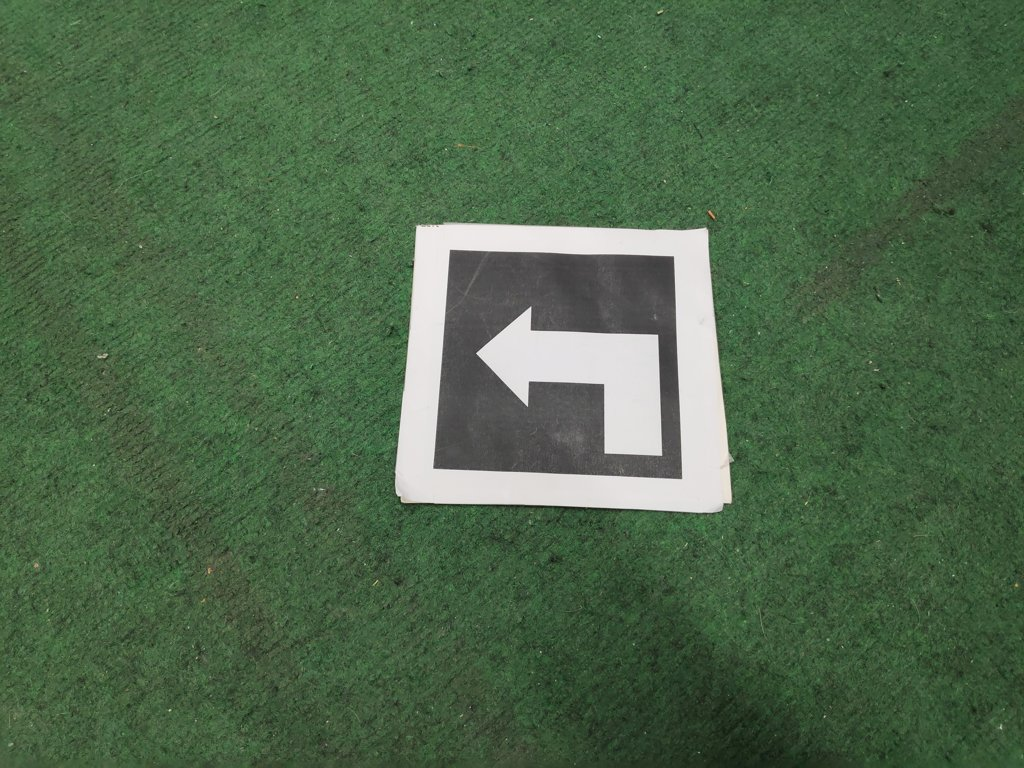
#> input picture arrow-detection/samples/left.jpg, 1024 x 768 px
$ python track_arrows_cv.py --source samples/left.jpg --save out.jpg
#> lines starting #> are read from the running program, lines starting #| are printed output that depends on the picture; after the words box and inside, x2 and y2 are one past the last pixel; in counts of white or black regions, pixels touching at a corner belong together
"""Detect FIRA HuroCup arrow markers (left / right / forward) with classical OpenCV.

Pipeline: grayscale -> Gaussian blur -> Canny edges -> contours -> keep
4-sided polygons (the marker's square border) -> classify the arrow inside
by where the centroid of its largest contour falls (left / middle / right third).

Usage:
    python track_arrows_cv.py                         # webcam 0, press q to quit
    python track_arrows_cv.py --source samples/left.jpg --save out.jpg
"""

import argparse
import time

import cv2

MIN_AREA = 300      # px, smaller contours are noise
BORDER = 15         # px trimmed from the marker box before classifying


def classify_arrow(roi):
    """Return 'Left', 'Right', 'Forward' or 'Unknown' for a cropped marker.

    The centroid rule was drafted with ChatGPT (prompt: "Generate a python
    function that classifies arrow direction (left, right, forward) using
    opencv", 14 Feb 2025) and adapted by the team.
    """
    if roi.size == 0:
        return "Unknown"
    gray = cv2.cvtColor(roi, cv2.COLOR_BGR2GRAY)
    edges = cv2.Canny(gray, 50, 150)
    contours, _ = cv2.findContours(edges, cv2.RETR_TREE, cv2.CHAIN_APPROX_SIMPLE)
    if not contours:
        return "Unknown"
    moments = cv2.moments(max(contours, key=cv2.contourArea))
    if moments["m00"] == 0:
        return "Unknown"
    cx = moments["m10"] / moments["m00"]
    width = roi.shape[1]
    if cx < width / 3:
        return "Left"
    if cx > 2 * width / 3:
        return "Right"
    return "Forward"


def detect_arrows(frame):
    """List of ((x, y, w, h), label) for every marker found in a BGR frame."""
    gray = cv2.cvtColor(frame, cv2.COLOR_BGR2GRAY)
    edges = cv2.Canny(cv2.GaussianBlur(gray, (5, 5), 0), 200, 255)
    contours, _ = cv2.findContours(edges, cv2.RETR_LIST, cv2.CHAIN_APPROX_NONE)

    detections = []
    for contour in contours:
        if cv2.contourArea(contour) < MIN_AREA:
            continue
        approx = cv2.approxPolyDP(contour, 0.01 * cv2.arcLength(contour, True), True)
        if len(approx) != 4:
            continue
        x, y, w, h = cv2.boundingRect(approx)
        roi = frame[y + BORDER:y + h - BORDER, x + BORDER:x + w - BORDER]
        detections.append(((x, y, w, h), classify_arrow(roi)))
    return detections


def draw(frame, detections, fps=None):
    for (x, y, w, h), label in detections:
        cv2.rectangle(frame, (x, y), (x + w, y + h), (0, 255, 0), 3)
        cv2.putText(frame, label, (x, max(y - 10, 15)), cv2.FONT_HERSHEY_SIMPLEX,
                    0.8, (0, 255, 0), 2)
    if fps is not None:
        cv2.putText(frame, f"FPS: {fps:.0f}", (10, 30), cv2.FONT_HERSHEY_SIMPLEX,
                    1, (255, 0, 0), 2)
    return frame


def run_webcam(camera):
    cap = cv2.VideoCapture(camera)
    cap.set(cv2.CAP_PROP_FRAME_WIDTH, 640)
    cap.set(cv2.CAP_PROP_FRAME_HEIGHT, 480)
    previous = time.perf_counter()
    while True:
        ok, frame = cap.read()
        if not ok:
            print("Failed to grab frame")
            break
        detections = detect_arrows(frame)
        now = time.perf_counter()
        fps, previous = 1.0 / max(now - previous, 1e-6), now
        cv2.imshow("Arrow detection - CV", draw(frame, detections, fps))
        if cv2.waitKey(1) & 0xFF == ord("q"):
            break
    cap.release()
    cv2.destroyAllWindows()


def main():
    ap = argparse.ArgumentParser(description=__doc__.split("\n")[0])
    ap.add_argument("--source", default="0", help="webcam index or image path")
    ap.add_argument("--save", help="where to write the annotated image (image mode)")
    args = ap.parse_args()

    if args.source.isdigit():
        run_webcam(int(args.source))
        return
    frame = cv2.imread(args.source)
#> frame is the input picture: shape (768, 1024, 3); mean B, G, R 73.5, 102.5, 77.2
    if frame is None:
        raise SystemExit(f"Cannot read {args.source}")
    # Thresholds are tuned for the 640 x 480 webcam stream
    frame = cv2.resize(frame, (640, 480))
#> frame: shape (480, 640, 3)
    detections = detect_arrows(frame)
#> in detect_arrows, `gray = cv2.cvtColor(frame, cv2.COLOR_BGR2GRAY)`:
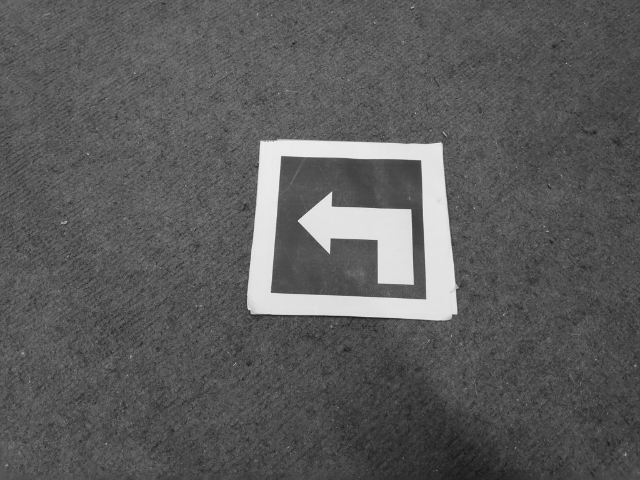
#> gray: shape (480, 640); min 20, max 240, mean 91.5
#> in detect_arrows, `edges = cv2.Canny(cv2.GaussianBlur(gray, (5, 5), 0), 200, 255)`:
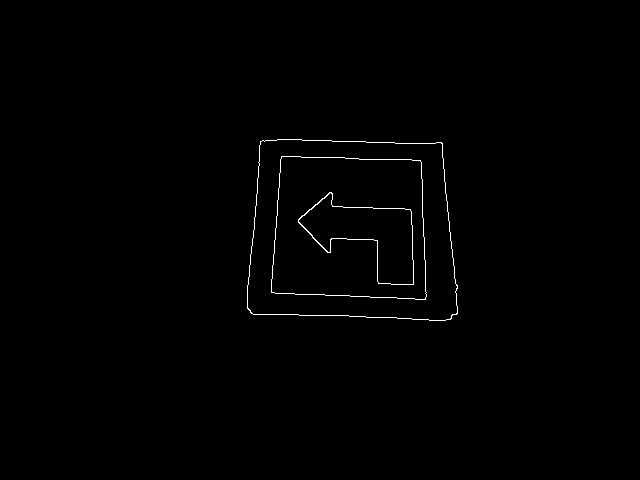
#> edges: shape (480, 640); 0.57% white in thin lines or dots, all inside (x1, y1, x2, y2) = (247, 139, 458, 321)
#> in detect_arrows, `contours, _ = cv2.findContours(edges, cv2.RETR_LIST, cv2.CHAIN_APPROX_..`: contours = 6 contours; box (x1, y1, x2, y2) and area: (247, 139, 458, 321) 34354, (247, 139, 458, 321) 34341, (271, 156, 427, 300) 20324, (271, 156, 427, 300) 20322, (298, 192, 414, 285) 5232, (298, 192, 414, 285) 5170
#> the loop in detect_arrows, `for contour in contours:` made 6 passes
#> (approx, x, y, w, h, cx in classify_arrow, width in classify_arrow) on passes 3, 4, 6: ([[281, 157], [419, 160], [425, 298], [272, 292]], 272, 157, 154, 142, 26.28, 124), ([[281, 156], [271, 292], [425, 299], [420, 160]], 271, 156, 155, 144, 27.28, 125), ([[260, 141], [251, 313], [457, 313], [441, 142]], 251, 141, 207, 173, 47.28, 177)
#> pass 3, in detect_arrows, `roi = frame[y + BORDER:y + h - BORDER, x + BORDER:x + w - BORDER]`:
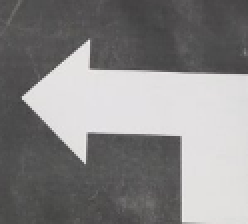
#> roi: shape (112, 124, 3) (shown 2 times larger); mean B, G, R 133.6, 133.5, 134.7
#> pass 3, in classify_arrow, `edges = cv2.Canny(gray, 50, 150)`:
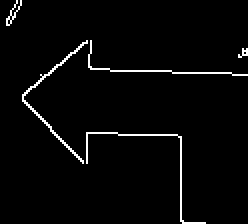
#> edges: shape (112, 124) (shown 2 times larger); 2.7% white in thin lines or dots
#> after the loop in detect_arrows, `for contour in contours:`:
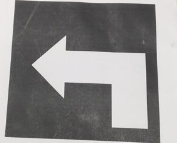
#> roi: shape (143, 177, 3); mean B, G, R 138.5, 138.8, 140.3
#> after the loop in detect_arrows, `for contour in contours:`: detections = [((272, 157, 154, 142), 'Left'), ((271, 156, 155, 144), 'Left'), ((251, 141, 207, 173), 'Left')]
    print(f"{args.source}: {[label for _, label in detections] or 'no marker found'}")
#| samples/left.jpg: ['Left', 'Left', 'Left']
    if args.save:
        cv2.imwrite(args.save, draw(frame, detections))
#> the loop in draw, `for (x, y, w, h), label in detections:` made 3 passes
#> after the loop in draw, `for (x, y, w, h), label in detections:`:
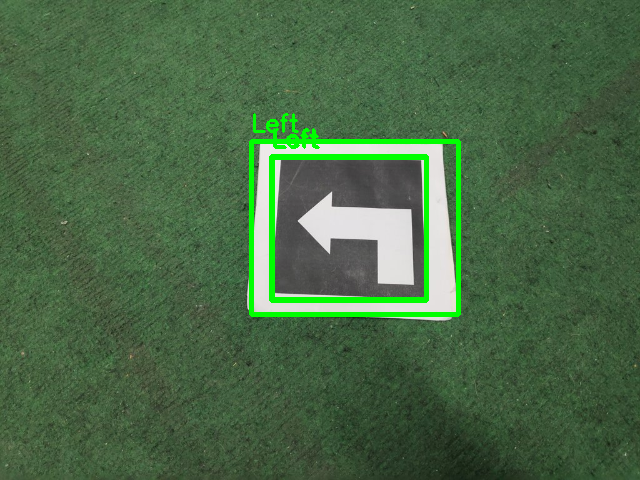
#> frame: shape (480, 640, 3); mean B, G, R 69.3, 104.5, 72.9


if __name__ == "__main__":
    main()

$ run again, on arrow-detection/samples/right.jpg
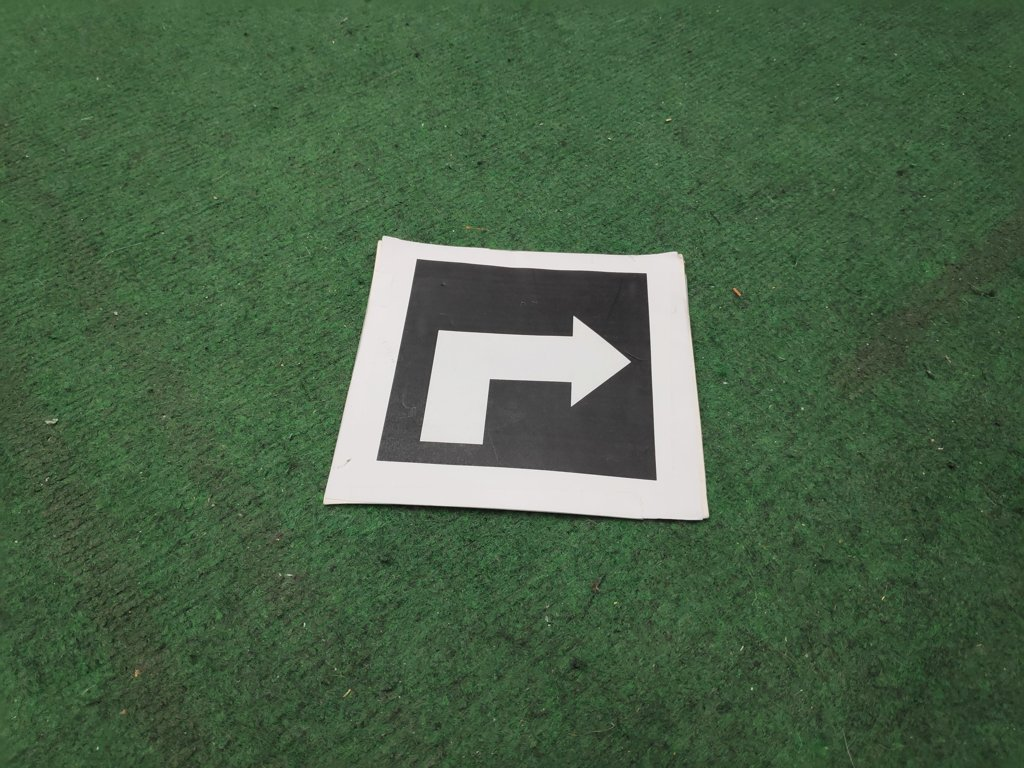
#> input picture arrow-detection/samples/right.jpg, 1024 x 768 px, given in place of the camera
#> in run_webcam, frame is the input picture: shape (768, 1024, 3); mean B, G, R 70.7, 97.9, 73.4
#> in detect_arrows, `edges = cv2.Canny(cv2.GaussianBlur(gray, (5, 5), 0), 200, 255)`:
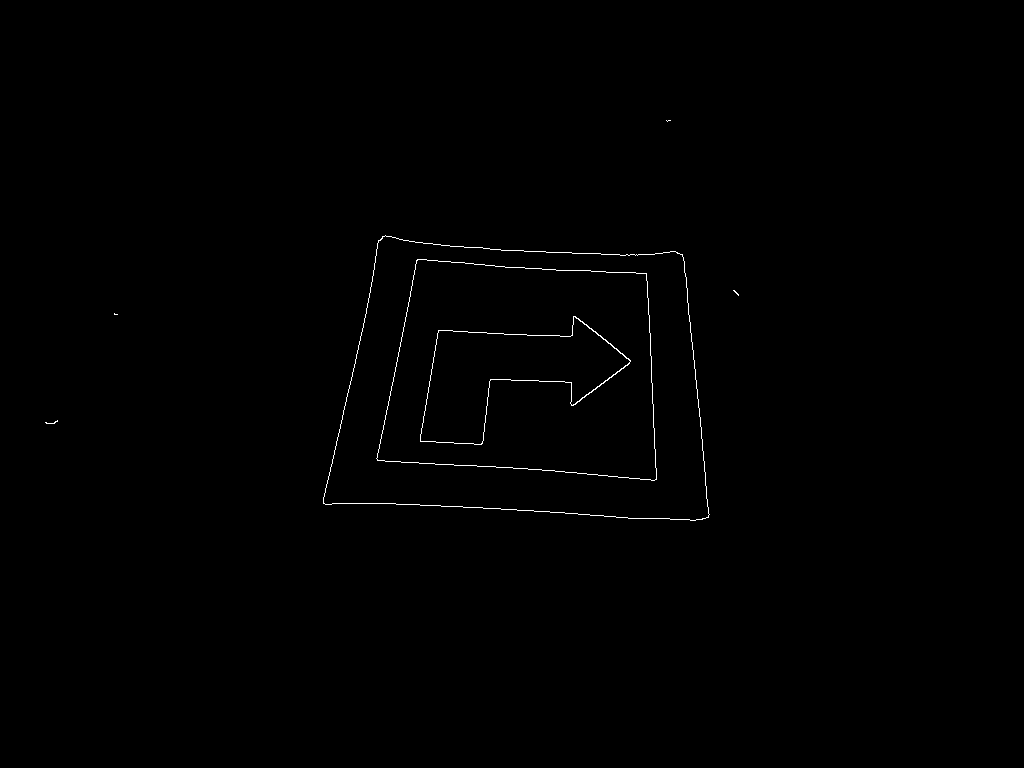
#> edges: shape (768, 1024); 0.37% white in thin lines or dots, all inside (x1, y1, x2, y2) = (45, 120, 739, 521)
#> in detect_arrows, `contours, _ = cv2.findContours(edges, cv2.RETR_LIST, cv2.CHAIN_APPROX_..`: contours = 10 contours, 4 with area under 20; largest, box (x1, y1, x2, y2) and area: (323, 235, 710, 521) 90233, (323, 235, 710, 521) 90226, (376, 259, 657, 481) 51600, (376, 259, 657, 481) 51596, (420, 316, 631, 445) 13106, (420, 316, 631, 445) 13014
#> the loop in detect_arrows, `for contour in contours:` made 10 passes
#> (approx, x, y, w, h, cx in classify_arrow, width in classify_arrow) on passes 6 to 9: ([[416, 261], [645, 273], [656, 478], [378, 460]], 378, 261, 279, 218, 114.2, 249), ([[416, 260], [377, 460], [656, 479], [646, 273]], 377, 260, 280, 220, 115.2, 250), ([[378, 241], [681, 254], [708, 516], [325, 504]], 325, 241, 384, 276, 183.9, 354), ([[378, 240], [323, 503], [708, 517], [682, 254]], 323, 240, 386, 278, 185.9, 356)
#> after the loop in detect_arrows, `for contour in contours:`: detections = [((378, 261, 279, 218), 'Forward'), ((377, 260, 280, 220), 'Forward'), ((325, 241, 384, 276), 'Forward'), ((323, 240, 386, 278), 'Forward')]
#> the loop in draw, `for (x, y, w, h), label in detections:` made 4 passes
#> in draw, `cv2.putText(frame, f"FPS: {fps:.0f}", (10, 30), cv2.FONT_HERSHEY_SIMPL..`:
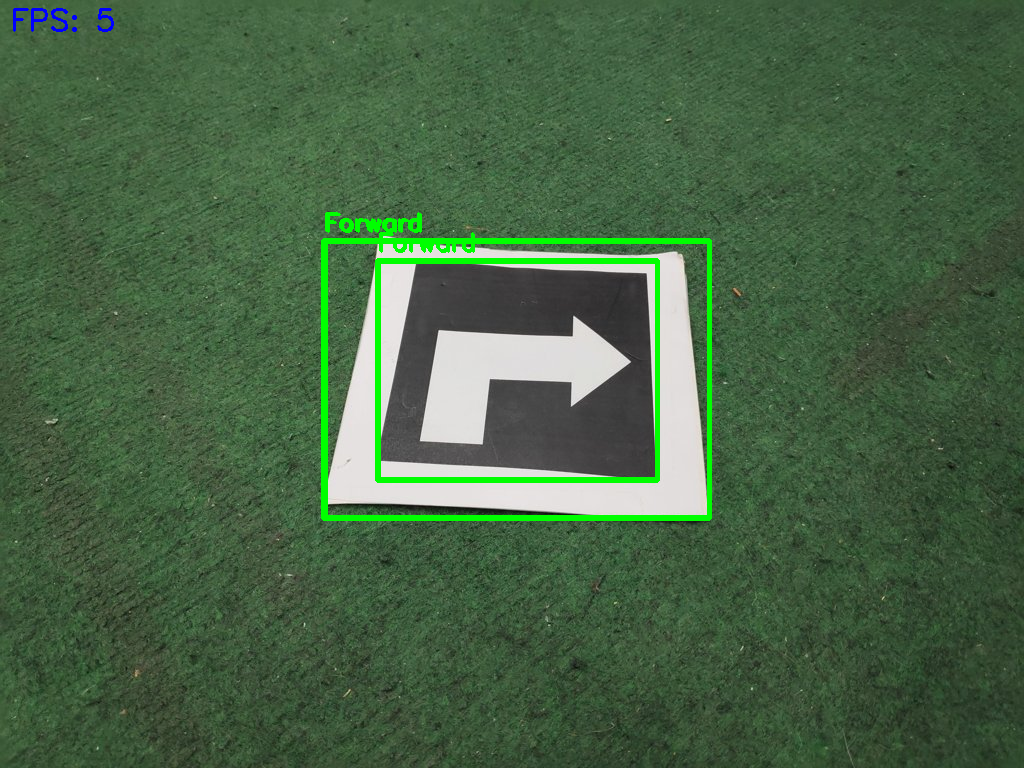
#> frame: shape (768, 1024, 3); mean B, G, R 68.3, 99.9, 70.8
